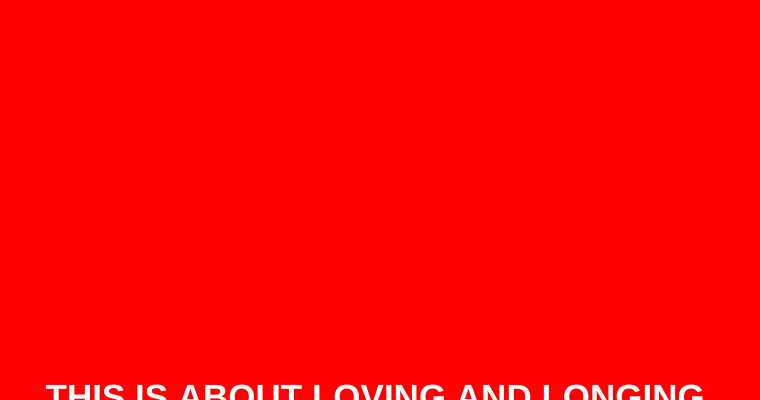
Frame 1 (no input)
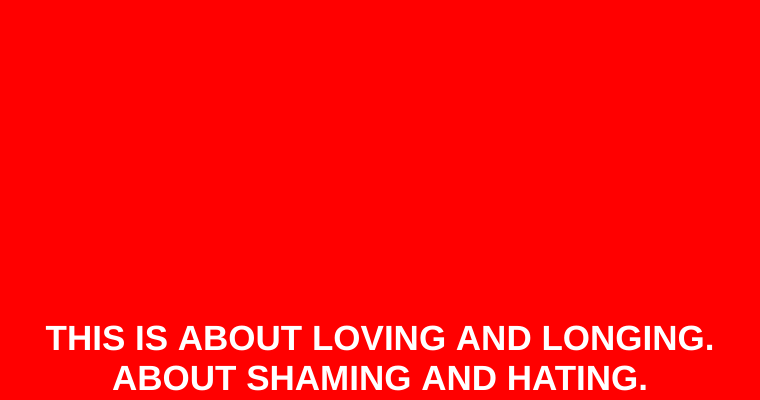
Frame 60 (no input)
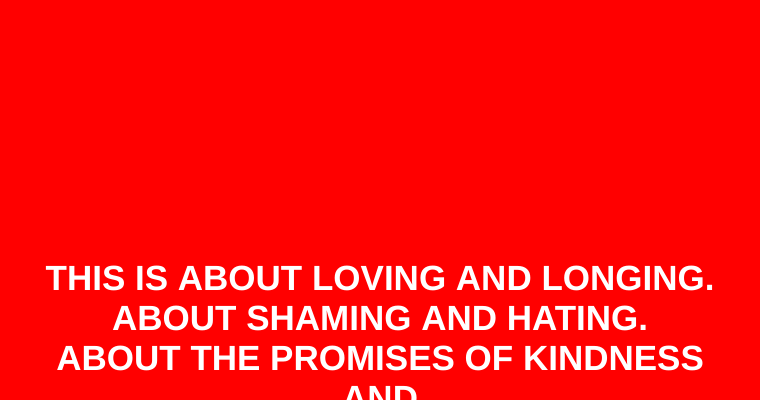
Frame 120 (the mouse pressed at the canvas centre since frame 60)

The p5.js sketch that drew these frames (run headless with seeded random() and noise() and a simulated clock; from frame 60 on, the mouse is pressed at the canvas centre):

// p5.js sketch
// ── sketch.js
let lines = [
    "THIS IS ABOUT LOVING AND LONGING.",
    "ABOUT SHAMING AND HATING.",
    "ABOUT THE PROMISES OF KINDNESS",
    "AND",
    "THE PLEARSURE OF DOING DAMAGE.",
    "THIS IS ABOUT CRAZY DESIRE",
    "AND",
    "HAVING A GIFT OF CRUELTY.",
    "THIS IS ABOUT THE DIFFERENCE BETWEEN",
    "THE FIGURE AND THE BODY.",
    "ABOUT THE FICKLENESS OF RENOWN.",
    "ABOUT WHO GETS WHAT",
    "AND WHO OWNS WHAT.",
    "ABOUT WHO IS REMEMBERED",
    "AND WHO IS FORGOTTEN.",
    "HERE.",
    "IN THIS PLACE.",
    "THIS IS ABOUT ___.",
    "I MEAN __. ",
    "I MEAN YOU.",
];

let yOffset;
let speed = 1;

function setup(){
	createCanvas (760, 400); 
    textAlign(CENTER, CENTER);
    textFont('Arial');
    textStyle(BOLD);
    textSize(35);
    fill(255);
    yOffset = height;
}

function draw() {
    background(255, 0, 0);

    yOffset -= speed;

    for (let i = 0; i < lines.length; i++){
        let y = yOffset + i * 40; 
        text(lines[i], width /2, y);
    }

    if (yOffset + line.length * 40 < -800) {
        yOffset = height;
    }
}
